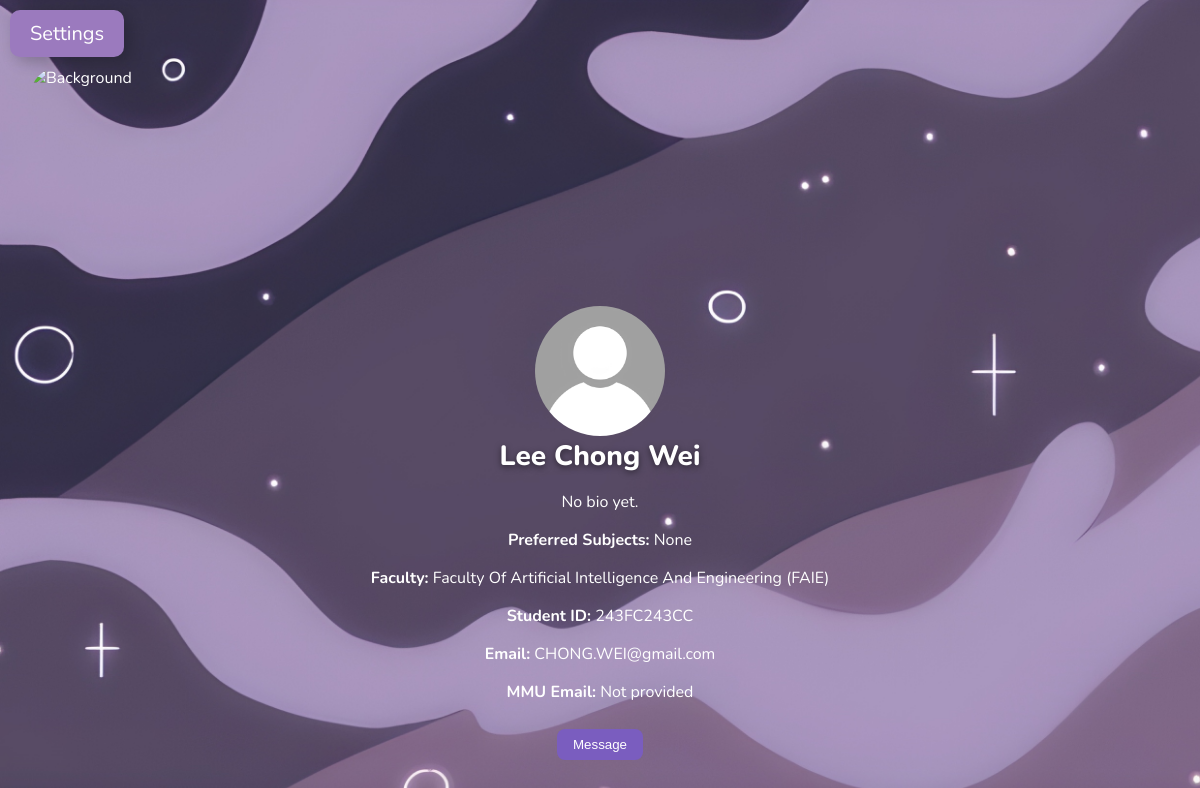
The app's page /display_profile/5 (signed in), older data.
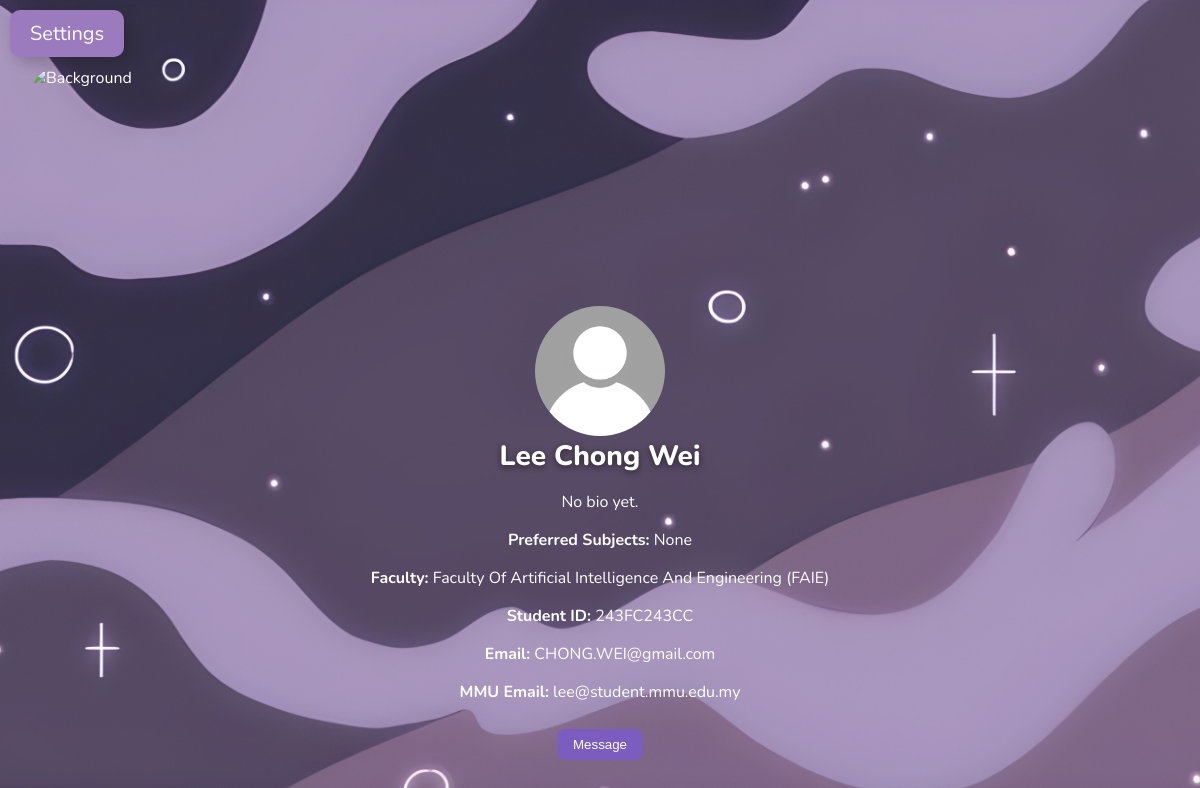
The same page, newer data.
### app.py (models this page shows)
class User(db.Model):
    id = db.Column(db.Integer, primary_key=True)
    username = db.Column(db.String(100), unique=True, nullable=False)
    password = db.Column(db.String(300), nullable=False)
    faculty = db.Column(db.String(100), nullable=False)
    student_id = db.Column(db.String(100), unique=True, nullable=False)
    user_email = db.Column(db.String(100), unique=True, nullable=False)
    mmu_email = db.Column(db.String(100), unique=True, nullable=True)
    bio = db.Column(db.Text, nullable=True)
    avatar = db.Column(db.String(300), nullable=True)
    background = db.Column(db.String(300), nullable=True)
    preferred_subjects = db.Column(db.String(100), nullable=True)
    verified = db.Column(db.Boolean, default=False)
    status = db.Column(db.String(20), default='active')
    created_at = db.Column(db.DateTime, default=datetime.utcnow)
    admin = db.Column(db.Boolean, default=False)
    mmu_email_updated_at = db.Column(db.DateTime, nullable=True)

### app.py (the view)
@app.route("/display_profile/<int:user_id>")
def display_profile(user_id):
    if "user_id" not in session:
        return redirect(url_for("login", next=request.url))
    user = User.query.get(user_id)
    if not user:
        return "User not found", 404
    avatar = user.avatar or "img/default_avatar.jpg"
    background = user.background or "default_bg.jpg"
    bio = user.bio or ""
    return render_template("display_profile.html",
                           user=user,
                           avatar=avatar,
                           background=background,
                           bio=bio)

### templates/display_profile.html (shortened to what this page needs)
<!DOCTYPE html>
<html>
<head>
    <link rel="stylesheet" href="{{ url_for('static', filename='Style.css') }}">
</head>
<body>
    <label for="menu-toggle" class="openbtn">Settings</label>
    <div class="profile-cover">
        <img src="{{ url_for('static', filename=background) }}" alt="Background" class="profile-background">
        <div class="profile-avatar">
            <img src="{{ url_for('static', filename=avatar) }}" alt="Avatar">
        </div>
    </div>
    <div class="profile-info">
        <h1>{{ user.username }}</h1>
        <p class="profile-bio">{{ bio or 'No bio yet.' }}</p>
        <p><strong>Preferred Subjects:</strong>
            {% if user.preferred_subjects %}
                {{ user.preferred_subjects }}
            {% else %}
                None
            {% endif %}
        </p>
        <p><strong>Faculty:</strong> {{ user.faculty }}</p>
        <p><strong>Student ID:</strong> {{ user.student_id }}</p>
        <p><strong>Email:</strong> {{ user.user_email }}</p>
        <p><strong>MMU Email:</strong> {{ user.mmu_email or 'Not provided' }}</p>
        {% if session['user_id'] != user.id %}
            <div class="chat-btn">
                <a href="{{ url_for('message', recipient=user.username) }}">
                    <button type="button">Message</button>
                </a>
            </div>
        {% endif %}
    </div>
</body>
</html>

### static/Style.css (style rules this page uses)
body { font-family: 'Nunito', sans-serif; color: #ffffff; background: #f4f6f8; background-image: url("img/home background.jpg"); background-size: cover; background-repeat: no-repeat; background-position: center center; min-height: 100vh; margin: 0; padding: 0; }
html, body, * { cursor: url("img/cursor.png") 0 0, auto !important; }
a, button, input, select, textarea { cursor: url("img/cursor.png") 0 0, auto !important; }
body { margin: 0; font-family: 'Nunito', sans-serif; }
.openbtn { font-size: 20px; cursor: pointer; background-color: #9b7abe; color: white; padding: 10px 20px; border: none; display: inline-block; margin: 10px; border-radius: 10px; box-shadow: 5px 5px 15px rgba(0,0,0,0.2); }
.profile-cover { width: 100%; height: 300px; position: relative; overflow: visible; }
.profile-background { width: 95%; height: 100%; object-fit: cover; position: absolute; top: 0; left: 0; border-radius: 30px; left: 50%; transform: translateX(-50%); }
.profile-avatar { position: absolute; bottom: -75px; left: 50%; transform: translateX(-50%); z-index: 10; }
.profile-avatar img { width: 130px; height: 130px; border-radius: 50%; object-fit: cover; cursor: pointer; transition: transform 0.2s; }
.profile-info { margin-top: 40px; text-align: center; padding: 20px; border-radius: 12px; max-height: 400px; overflow-y: auto; }
.profile-info h1 { margin: 10px 0; font-size: 28px; font-weight: 800; color: #fff; text-shadow: 0 2px 6px rgba(0,0,0,0.5); }
.profile-info button { margin-top: 10px; padding: 8px 16px; border-radius: 8px; border: none; background-color:#7a5dbf; color: white; cursor: pointer; }

Row changes from the older to the newer data that the page shows:
changed User "Lee Chong Wei": mmu_email "Not provided" → "lee@student.mmu.edu.my"
